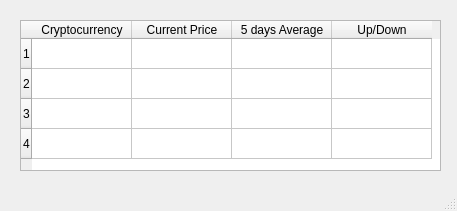
<?xml version="1.0" encoding="UTF-8"?>
<ui version="4.0">
 <class>MainWindow</class>
 <widget class="QMainWindow" name="MainWindow">
  <property name="windowModality">
   <enum>Qt::NonModal</enum>
  </property>
  <property name="geometry">
   <rect>
    <x>0</x>
    <y>0</y>
    <width>457</width>
    <height>211</height>
   </rect>
  </property>
  <property name="windowTitle">
   <string>가상화폐 상승장/하락장 알리미</string>
  </property>
  <widget class="QWidget" name="centralwidget">
   <widget class="QTableWidget" name="tableWidget">
    <property name="geometry">
     <rect>
      <x>20</x>
      <y>20</y>
      <width>421</width>
      <height>151</height>
     </rect>
    </property>
    <property name="rowCount">
     <number>4</number>
    </property>
    <row/>
    <row/>
    <row/>
    <row/>
    <column>
     <property name="text">
      <string>Cryptocurrency</string>
     </property>
    </column>
    <column>
     <property name="text">
      <string>Current Price</string>
     </property>
    </column>
    <column>
     <property name="text">
      <string>5 days Average</string>
     </property>
    </column>
    <column>
     <property name="text">
      <string>Up/Down</string>
     </property>
    </column>
   </widget>
  </widget>
  <widget class="QMenuBar" name="menubar">
   <property name="geometry">
    <rect>
     <x>0</x>
     <y>0</y>
     <width>457</width>
     <height>21</height>
    </rect>
   </property>
  </widget>
  <widget class="QStatusBar" name="statusbar"/>
 </widget>
 <resources/>
 <connections/>
</ui>
